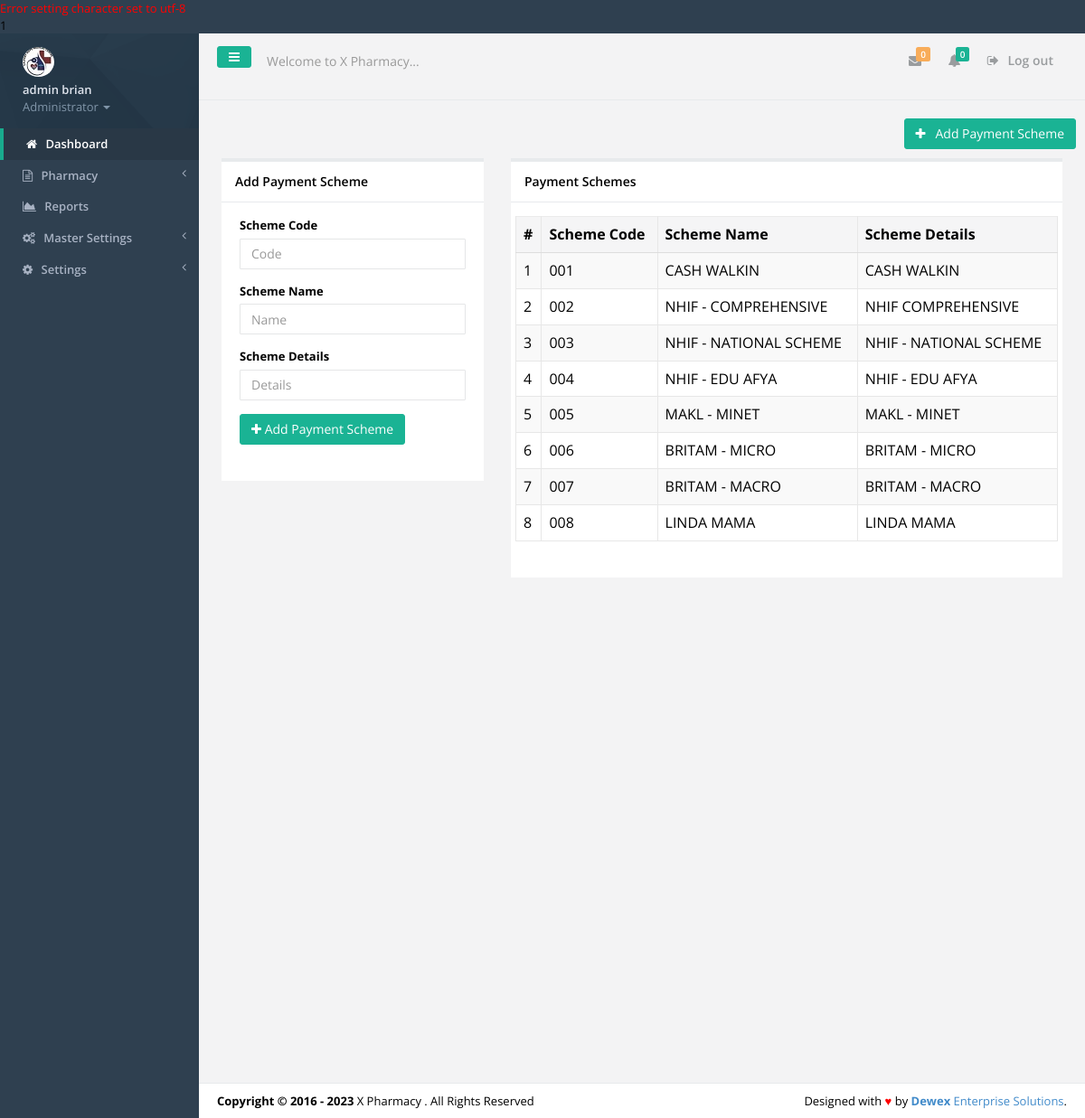
Page /payment_schemes.php (signed in) on the committed database.
### tables this page shows
CREATE TABLE IF NOT EXISTS `tbl_users` (
  `id` int(11) NOT NULL,
  `f_name` varchar(30) NOT NULL,
  `s_name` varchar(30) NOT NULL,
  `id_no` varchar(30) NOT NULL,
  `email` varchar(30) NOT NULL,
  `phone` varchar(15) NOT NULL,
  `password` varchar(200) NOT NULL,
  `user_l` varchar(50) NOT NULL,
  `profile_image` varchar(45) NOT NULL,
  `active` varchar(30) NOT NULL
);

CREATE TABLE IF NOT EXISTS `tbl_settings` (
  `settings_id` int(11) NOT NULL,
  `slogan` varchar(100) NOT NULL,
  `l_status` varchar(10) NOT NULL,
  `system_name` varchar(30) NOT NULL,
  `campaigner_name` varchar(30) NOT NULL,
  `campaigner_short_name` varchar(30) NOT NULL,
  `campaign_location` varchar(30) NOT NULL,
  `seat` varchar(30) NOT NULL,
  `inst_date` varchar(15) NOT NULL,
  `photo` varchar(30) NOT NULL,
  `photo_size` varchar(10) NOT NULL,
  `photo_type` varchar(20) NOT NULL,
  `custom_reply_msg` varchar(500) NOT NULL,
  `address` varchar(50) NOT NULL,
  `phone` varchar(30) NOT NULL,
  `email` varchar(30) NOT NULL
);

CREATE TABLE IF NOT EXISTS `tbl_paymentschemes` (
  `pscheme_id` int(11) NOT NULL,
  `pscheme_code` varchar(20) NOT NULL,
  `pscheme_name` varchar(100) NOT NULL,
  `pscheme_details` varchar(100) NOT NULL,
  `pscheme_oplimit` varchar(30) NOT NULL,
  `pscheme_iplimit` varchar(30) NOT NULL,
  `pscheme_copayments` varchar(30) NOT NULL
);

### includes/authenticate.php (called while the page is built, shortened)
<?php
require_once 'inc/auth.php';
$signedemail = $_SESSION['email'];
$adminDetails = mysqli_query($dbconnect,"SELECT * FROM tbl_users WHERE email='$signedemail'");
$dd = mysqli_fetch_assoc($adminDetails);
$sfname = $dd['f_name'];
$ssname = $dd['s_name'];
$user_l = $dd['user_l'];
?>

### inc/auth.php (called while the page is built, shortened)
<?php
include('config.php');
$dbhost = "localhost";
$dbuser = "root";
$dbpass = "";
$dbname = "hms_pharmacy_module";
$dbconnect = new mysqli($dbhost, $dbuser, $dbpass, $dbname);
$get_system_settings = mysqli_query($dbconnect,"SELECT * FROM tbl_settings LIMIT 1");
$smartC = mysqli_fetch_array($get_system_settings);
$smart_name = $smartC['system_name'];
?>

### payment_schemes.php (the view, shortened to what this page needs)
<?php include('includes/authenticate.php'); ?>
<!DOCTYPE html>
<html>
<head>
    <?php include('includes/meta.php');?>
    <link href="css/plugins/dataTables/dataTables.bootstrap.css" rel="stylesheet">
    <link href="css/plugins/dataTables/dataTables.responsive.css" rel="stylesheet">
    <link href="css/plugins/dataTables/dataTables.tableTools.min.css" rel="stylesheet">
</head>
<body>
    <div id="wrapper">
	<?php include('includes/sidebar.php');?>
        <div id="page-wrapper" class="gray-bg">
        <div class="row border-bottom">
			<?php include('includes/top-nav.php'); ?>
        </div>
        <div class="wrapper wrapper-content">
                <div class="row">
					<div class="row">
						<div class="col-lg-12">
						<p class="pull-right">
							<span><a href="#"><button class="btn btn-primary" type="button"><i class="fa fa-plus"></i>&nbsp;&nbsp;<span class="bold"> Add Payment Scheme</span></button></a></span></p>
						</div>
					</div>
					<div class="col-lg-4">
						<div class="ibox float-e-margins">
                        <div class="ibox-title">
                            <h5>Add Payment Scheme</h5>
						</div>
                        <div class="ibox-content">
                           <div class="row">
								<form role="form" method="post">
									<div class="col-sm-12">
											</div>
											<div class="col-sm-12">
												<div class="form-group">
													<label>Scheme Code</label>
													<input type="text" name="schemecode" placeholder="Code" class="form-control">
												</div>
												<div class="form-group">
													<label>Scheme Name</label>
													<input type="text" name="schemename" placeholder="Name" class="form-control">
												</div>
												<div class="form-group">
													<label> Scheme Details</label>
													<input type="text" name="schemedetails" placeholder="Details" class="form-control">
												</div>
												<div class="form-group">
													<button name="newcounty" class="btn btn-md btn-primary" type="submit"><i class="fa fa-plus"></i> Add Payment Scheme</button>
												</div>
											</div>
								</form>
							</div>
						</div>
					 </div>
					</div>
					<div class="col-lg-8">
						<div class="ibox float-e-margins">
                        <div class="ibox-title">
                            <h5>Payment Schemes</h5>
						</div>
                        <div class="ibox-content">
                           <div class="row">
								<table class="table table-striped table-bordered table-hover dataTables-example" >
								<thead>
								<tr>
									<th>#</th>
									<th>Scheme Code</th>
									<th>Scheme Name</th>
									<th>Scheme Details</th>
								</tr>
								</thead>
								<tbody>
								<?php
								$No = 0;
								$getcountyname =mysqli_query($dbconnect,"SELECT * FROM tbl_paymentschemes");
								while($gcn = mysqli_fetch_array($getcountyname)){
									$No=$No+1;
									$vital_code = $gcn['pscheme_code'];
									$vital_name = $gcn['pscheme_name'];
									$vital_unit = $gcn['pscheme_details'];
								?>
								 <td><?php echo $No; ?></td>
									<td><?php echo $vital_code; ?></td>
									<td><?php echo $vital_name; ?></td>
									<td><?php echo $vital_unit; ?></td>
								<?php
								}
								?>
								</tbody>
								</table>
							</div>
						</div>
					 </div>
					</div>
			</div>
        </div>
		<?php include 'includes/footer.php'?>
        </div>
    </div>
</body>
</html>

### includes/sidebar.php (shortened to what this page needs)
<nav class="navbar-default navbar-static-side" role="navigation">
            <div class="sidebar-collapse">
                <ul class="nav" id="side-menu">
                    <li class="nav-header">
                        <div class="dropdown profile-element"> <span>
                            <img alt="image" class="img-circle" src="img/profile_small.jpg" />
                             </span>
                            <a data-toggle="dropdown" class="dropdown-toggle" href="#">
                            <span class="clear"> <span class="block m-t-xs"> <strong class="font-bold"><?php echo "$sfname $ssname";?></strong>
                             </span> <span class="text-muted text-xs block">Administrator <b class="caret"></b></span> </span> </a>
                        </div>
                    </li>
                    <li class="active">
                        <a href="index.php"><i class="fa fa-home"></i> <span class="nav-label">Dashboard</span></a>
                    </li>
					<?php
					if($user_l=='PHARMACY'||$user_l=='ADMINISTRATOR'){
					?>
					<li>
                        <a href="#"><i class="fa fa-file-text-o"></i> <span class="nav-label">Pharmacy </span><span class="fa arrow"></span></a>
                    </li>
					<?php
					}
					if($user_l=='ADMINISTRATOR'){
					?>
					 <li>
                        <a href="reports.php"><i class="fa fa-area-chart"></i> <span class="nav-label">Reports</a>
                    </li>
                    <li>
                        <a href="#"><i class="fa fa-cogs"></i> <span class="nav-label">Master Settings</span><span class="fa arrow"></span></a>
                    </li>
                    <li>
                        <a href="#"><i class="fa fa-gear"></i> <span class="nav-label"> Settings</span><span class="fa arrow"></span></a>
                    </li>
					<?php
					}
					?>
                </ul>
            </div>
        </nav>

### includes/top-nav.php (shortened to what this page needs)
<nav class="navbar navbar-static-top" role="navigation" style="margin-bottom: 0">
        <div class="navbar-header">
            <a class="navbar-minimalize minimalize-styl-2 btn btn-primary " href="#"><i class="fa fa-bars"></i> </a>
            <form role="search" class="navbar-form-custom" method="post" action="search_results.html">
                <div class="form-group">
                    <input type="text" placeholder="Welcome to <?php echo $smart_name; ?>..." class="form-control" name="top-search" id="top-search">
                </div>
            </form>
        </div>
            <ul class="nav navbar-top-links navbar-right">
                <li>
                    <a class="count-info" tooltip="Unread" href="#">
                        <i class="fa fa-envelope"></i>  <span class="label label-warning">0</span>
                    </a>
                </li>
                <li>
                    <a class="count-info" data-toggle="dropdowhn" tooltip="Marked Important" href="#">
                        <i class="fa fa-bell"></i>  <span class="label label-primary">0</span>
                    </a>
                 </li>
				<li>
                    <a href="logout.php?logout">
                        <i class="fa fa-sign-out"></i> Log out
                    </a>
                </li>
            </ul>
	</nav>

### includes/footer.php
<div class="footer">
    <div class="pull-right">
        Designed with <span style="color:red">&hearts;</span> by <a href="mailto: isaacwex@gmail.com tel:0729522550" target="_blank" title="We're Dewex Enterprise Solutions" target="_blank" rel="dofollow"><strong>Dewex</strong> Enterprise Solutions</a>.
    </div>
    <div>
        <strong>Copyright &copy; 2016 - <?php echo date('Y'); ?></strong> <?php echo $smart_name; ?> . All Rights Reserved
    </div>
</div>

### rows in the picture
tbl_users: f_name "admin", s_name "brian"
tbl_settings: top-search "Welcome to X Pharmacy...", system_name "X Pharmacy"
tbl_paymentschemes: pscheme_code "001", pscheme_name "CASH WALKIN", pscheme_details "CASH WALKIN"
tbl_paymentschemes: pscheme_code "002", pscheme_name "NHIF - COMPREHENSIVE", pscheme_details "NHIF COMPREHENSIVE"
tbl_paymentschemes: pscheme_code "003", pscheme_name "NHIF - NATIONAL SCHEME", pscheme_details "NHIF - NATIONAL SCHEME"
tbl_paymentschemes: pscheme_code "004", pscheme_name "NHIF - EDU AFYA", pscheme_details "NHIF - EDU AFYA"
tbl_paymentschemes: pscheme_code "005", pscheme_name "MAKL - MINET", pscheme_details "MAKL - MINET"
tbl_paymentschemes: pscheme_code "006", pscheme_name "BRITAM - MICRO", pscheme_details "BRITAM - MICRO"
tbl_paymentschemes: pscheme_code "007", pscheme_name "BRITAM - MACRO", pscheme_details "BRITAM - MACRO"
tbl_paymentschemes: pscheme_code "008", pscheme_name "LINDA MAMA", pscheme_details "LINDA MAMA"

### other values in the picture
$dbconnect->error() "1"
